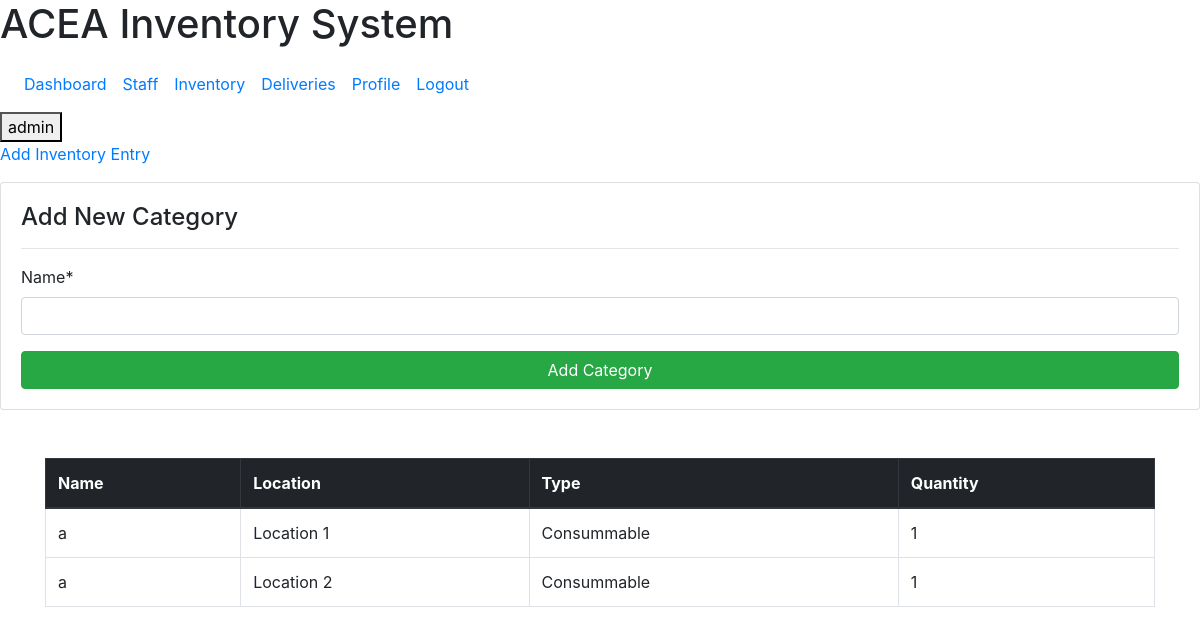
The app's page /inventory/ (signed in) with its own data.
### dashboard/models.py (models this page shows, shortened)
class Product(models.Model):
    name = models.CharField(max_length=100, null=True)
    type = models.ForeignKey(Type, on_delete=models.CASCADE, null=True)
    location = models.ForeignKey(Location, on_delete=models.CASCADE, null=True)
    quantity = models.PositiveIntegerField(null=True)
    class Meta:
        constraints = [
                models.UniqueConstraint(fields=["name", "location"], name='Location Instance'),
        ]

class Location(models.Model):
    name = models.CharField(max_length=100, null=True)
    def __str__(self):
        return f'{self.name}'

class Type(models.Model):
    name = models.CharField(max_length=100, null=True)
    def __str__(self):
        return f'{self.name}'

### dashboard/views.py (the view, shortened to what this page needs)
# urls.py: path('inventory/', views.productView.as_view(), name='dashboard-inventory'),
class productView(LoginRequiredMixin, View):
    template_name = 'dashboard/inventory.html'
    def get_context_data(self, **kwargs):
        product = Product.objects.all
        kwargs['product'] = product
        if 'product_form' not in kwargs:
            kwargs['product_form'] = ProductForm()
        if 'category_form' not in kwargs:
            kwargs['category_form'] = CategoryForm()
        return kwargs
    def get(self, request, *args, **kwargs):
        return render(request, self.template_name, self.get_context_data())

### dashboard/forms.py
class ProductForm(forms.ModelForm):
    class Meta:         # meta takes at least 2 parameters
        abstract = True
        model = Product
        fields = ['name', 'location', 'type', 'quantity',]

class CategoryForm(forms.ModelForm):
    class Meta:         # meta takes at least 2 parameters
        model = Type
        fields = ['name',]

### templates/dashboard/inventory.html (shortened to what this page needs)
{%extends 'partials/base.html'%}
{% load crispy_forms_tags %}
{% block content %}
<div class="form-card">
    <p>
        <a class="button-5" data-toggle="collapse" href="#collapseForm" role="button" aria-expanded="false" aria-controls="collapseForm">
            Add Inventory Entry
        </a>
    </p>
</div>
<div class="card card-body">
    <div class="content-header">
        <h4>Add New Category</h4>
        <hr>
    </div>
        <form method="POST">
            {{ category_form|crispy }}
            <input class="btn btn-success btn-block" type="submit" value="Add Category" name="category">
        </form>
</div>
<div class="container table-responsive py-5">
    <table id="table_id" class="table table-bordered table-hover">
        <thead class="thead-dark">
            <tr>
                <th scope="col">Name</th>
                <th scope="col">Location</th>
                <th scope="col">Type</th>
                <th scope="col">Quantity</th>
            </tr>
        </thead>
        <tbody>
            {% for item in product %}
            <tr>
                <td>{{ item.name }}</td>
                <td>{{ item.location }}</td>
                <td>{{ item.type }}</td>
                <td>{{ item.quantity }}</td>
            </tr>
            {% endfor %}
        </tbody>
    </table>
</div>
{% endblock %}
{% block js %}
        <link rel="stylesheet" type="text/css" href="https://cdn.datatables.net/v/dt/jszip-2.5.0/dt-1.10.18/af-2.3.0/b-1.5.2/b-colvis-1.5.2/b-flash-1.5.2/b-html5-1.5.2/b-print-1.5.2/cr-1.5.0/fh-3.1.4/r-2.2.2/datatables.min.css"/>
{% endblock %}

### templates/partials/header.html (shortened to what this page needs)
{% load bootstrap_icons %}
<header class="app-header">
  <div class="app-header-logo">
    <div class="logo">
      <h1 class="logo-title">
        <span>ACEA</span>
        <span>Inventory System</span>
      </h1>
    </div>
  </div>
  <div class="app-header-navigation">
    <div class="tabs">
      <nav class="navbar navbar-expand-md">
        <div class="collapse navbar-collapse justify-content-between" id="navbarSupportedContent">
          <ul class="navbar-nav mr-auto justify-content-between">
            {% if user.is_authenticated and user.is_staff or user.is_superuser %}
            <li class="nav-item active">
              <a class="nav-link" href="{% url 'dashboard-index' %}">Dashboard<span class="sr-only">(current)</span></a>
            </li>
            <li class="nav-item active">
              <a class="nav-link" href="{% url 'dashboard-staff' %}">Staff<span class="sr-only">(current)</span></a>
            </li>
            <li class="nav-item active">
              <a class="nav-link" href="{% url 'dashboard-inventory' %}">Inventory<span class="sr-only">(current)</span></a>
            </li>
            <li class="nav-item active">
              <a class="nav-link" href="{% url 'list-deliveries' %}">Deliveries<span class="sr-only">(current)</span></a>
            </li>
            <li class="nav-item active">
              <a class="nav-link" href="{% url 'view-profile' %}">Profile<span class="sr-only">(current)</span></a>
            </li>
            <li class="nav-item active">
              <a class="nav-link" href="{% url 'user-logout' %}">Logout<span class="sr-only">(current)</span></a>
            </li>
            {% endif %}
          </ul>
        </div>
      </nav>
    </div>
  </div>
  <div class="app-header-actions">
    {% if user.is_authenticated %}
    <a href="{% url 'view-profile' %}">
      <button class="user-profile">
        <span>
          {{user.username}}
        </span>
      </button>
    </a>
    {% endif %}
  </div>
</header>

### records on screen
Product: name "a", location "Location 1", type "Consummable", quantity "1"
Product: name "a", location "Location 2", type "Consummable", quantity "1"

### other values on screen
{{ user.username }} "admin"
